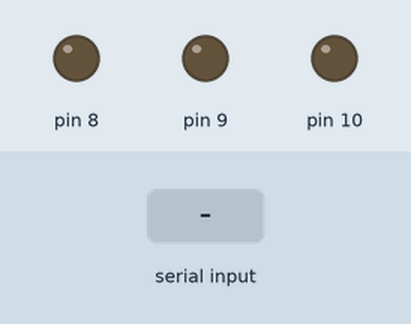
The sketch below on a simulated Arduino Uno, built with avr-gcc and run on an emulated ATmega328P. On the bench: output pins drawn as LEDs (lit = HIGH). The test bench sets the inputs (shaded band).

Above: at 1.2 s.
1.3 s: "l" received over Serial
At 2.1 s:
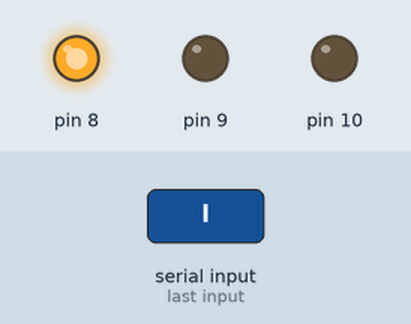
At 4.0 s:
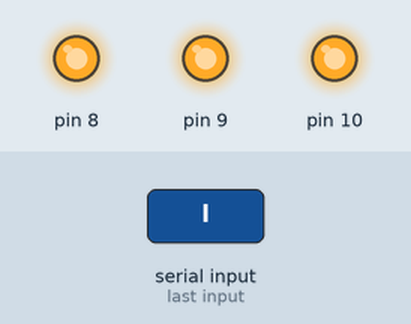
Timing chart, 0 to 5.5 s (numbered marks = the images above; inputs shaded):
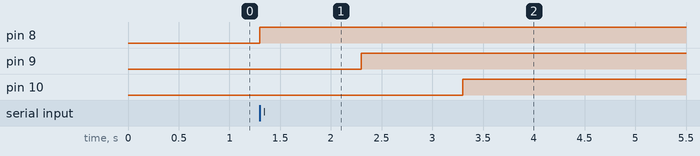

Measured:
- after the input at 1.3 s, pin 8: LOW → HIGH at once; pin 9: LOW → HIGH after 1.0 s; pin 10: LOW → HIGH after 2.0 s

The sketch:

02.ino
```cpp
void setup(){
  pinMode(8, OUTPUT);
  pinMode(9, OUTPUT);
  pinMode(10, OUTPUT);
  Serial.begin(9600);
}

void loop(){
  if(Serial.available()){
    char valor1 = Serial.read();
    if(valor1 == 'l'){
      digitalWrite(8, LOW);
      digitalWrite(9, LOW);
      digitalWrite(10, LOW);

      digitalWrite(8, HIGH);
      delay(1000);
      digitalWrite(9, HIGH);
      delay(1000);
      digitalWrite(10, HIGH);
      delay(1000);

    }else if(valor1 == 'd'){
      digitalWrite(8, HIGH);
      delay(1000);
      digitalWrite(9, HIGH);
      delay(1000);
      digitalWrite(10, HIGH);
      delay(3000);

      digitalWrite(10, LOW);
      delay(1000);
      digitalWrite(9, LOW);
      delay(1000);
      digitalWrite(8, LOW);
      delay(1000);

    }
  }
}
```
